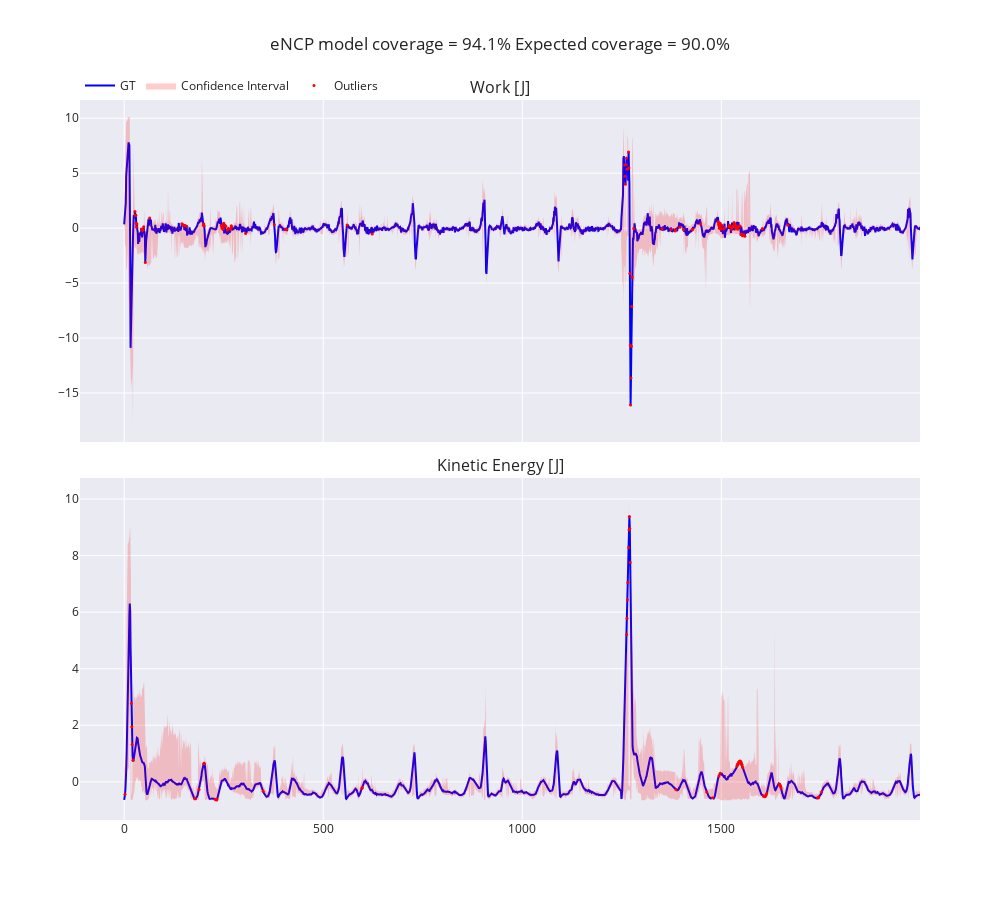

Write notebook code for a chart like this one.
### Markdown cell above
# **Confidence intervals of ENCP** (Our model)

Crucially, note how the uncertainty is higher in the period of time of a disturbance (high energy impact peaks), and the consequent recovery time (transient dynamics).

### Code cell
title = f"eNCP model coverage = {coverage['encp'] * 100:.1f}% Expected coverage = {(1 - alpha) * 100:.1f}%"
q_low, q_high = quantiles["encp"]
fig = plot_gt_and_quantiles(y_test[window], q_low[window], q_high[window], subtitles=subtitles, ncols=1)
fig.update_layout(title=title, title_x=0.5, showlegend=True, width=width, height=height)
fig.update_layout(legend=dict(x=0, y=1, traceorder="normal", orientation="h", yanchor="bottom", xanchor="left"))

### Figure 1 — Plotly figure (JSON) as saved in the notebook; plotly's stock layout.template omitted (floating-point values rounded to 4 significant figures; data arrays with more than 128 entries replaced by an {"elided": "..."} marker saying what was removed)
{"data": [{"legendgroup": "GT", "line": {"color": "blue"}, "mode": "lines", "name": "GT", "showlegend": true, "type": "scatter", "x": {"elided": "2000 int values"}, "xaxis": "x", "y": {"elided": "2000 float values"}, "yaxis": "y"}, {"fill": "toself", "fillcolor": "rgba(255, 0, 0, 0.2)", "legendgroup": "CI", "line": {"color": "rgba(255, 0, 0, 0)"}, "name": "Confidence Interval", "showlegend": true, "type": "scatter", "x": {"elided": "4000 int values"}, "xaxis": "x", "y": {"elided": "4000 float values"}, "yaxis": "y"}, {"legendgroup": "Outliers", "marker": {"color": "red", "size": 3}, "mode": "markers", "name": "Outliers", "showlegend": true, "type": "scatter", "x": [27, 28, 29, 30, 31, 32, 43, 46, 47, 49, 53, 64, 145, 147, 149, 153, 157, 199, 200, 201, 244, 245, 246, 247, 248, 249, 250, 252, 253, 255, 259, 262, 267, 269, 270, 305, 377, 406, 408, 560, 623, 1257, 1258, 1259, 1261, 1262, 1263, 1267, 1268, 1270, 1271, 1272, 1273, 1274, 1275, 1276, 1280, 1351, 1374, 1384, 1385, 1396, 1405, 1427, 1428, 1448, 1492, 1493, 1494, 1495, 1496, 1497, 1498, 1499, 1501, 1506, 1507, 1519, 1520, 1522, 1525, 1526, 1529, 1530, 1531, 1532, 1534, 1535, 1536, 1537, 1541, 1542, 1544, 1545, 1547, 1549, 1551, 1553, 1556, 1559, 1603, 1667], "xaxis": "x", "y": [1.521, 1.162, 1.176, 0.4502, 0.08974, 0.3666, -0.0863, -0.2186, -0.1405, 0.1186, -3.136, 0.9341, 0.3989, 0.2741, 0.2751, 0.2515, 0.1746, 0.2703, 0.3746, 0.1907, 0.2514, 0.1259, -0.009067, 0.05448, -0.0816, -0.0462, 0.4488, 0.2584, 0.2489, 0.1655, -0.175, -0.01178, -0.1039, 0.2135, 0.1147, -0.4783, 0.2992, -0.1007, -0.1134, 0.2905, -0.532, 5.746, 4.713, 3.992, 5.769, 6.373, 5.37, 6.937, 5.472, -4.126, -10.64, -16.1, -13.65, -10.75, -7.128, -4.459, -0.04163, -0.06041, -0.1259, -0.2504, -0.1561, 0.07622, -0.1295, -0.1276, -0.1337, 0.3732, 0.5901, 0.3865, 0.2406, -0.004884, 0.2564, 0.4381, 0.006966, -0.1022, 0.2594, -0.04597, 0.0689, 0.0999, 0.2667, 0.1992, 0.08759, -0.1184, 0.1202, 0.181, 0.1443, 0.5039, 0.353, 0.07953, 0.03555, 0.191, -0.1034, 0.09697, 0.1068, 0.1798, 0.2001, -0.5797, -0.5836, -0.701, -0.5791, -0.7441, -0.03883, 0.2752], "yaxis": "y"}, {"legendgroup": "GT", "line": {"color": "blue"}, "mode": "lines", "name": "GT", "showlegend": false, "type": "scatter", "x": {"elided": "2000 int values"}, "xaxis": "x2", "y": {"elided": "2000 float values"}, "yaxis": "y2"}, {"fill": "toself", "fillcolor": "rgba(255, 0, 0, 0.2)", "legendgroup": "CI", "line": {"color": "rgba(255, 0, 0, 0)"}, "name": "Confidence Interval", "showlegend": false, "type": "scatter", "x": {"elided": "4000 int values"}, "xaxis": "x2", "y": {"elided": "4000 float values"}, "yaxis": "y2"}, {"legendgroup": "Outliers", "marker": {"color": "red", "size": 3}, "mode": "markers", "name": "Outliers", "showlegend": false, "type": "scatter", "x": [2, 18, 19, 20, 22, 177, 179, 188, 200, 201, 229, 230, 232, 233, 349, 597, 598, 1262, 1263, 1264, 1265, 1267, 1268, 1269, 1270, 1271, 1386, 1463, 1478, 1494, 1497, 1539, 1540, 1541, 1542, 1543, 1544, 1545, 1546, 1547, 1548, 1549, 1550, 1551, 1552, 1553, 1554, 1606, 1607, 1609, 1610, 1611, 1612, 1614, 1646, 1647, 1648, 1649, 1650, 1742, 1743, 1744, 1745, 1752], "xaxis": "x2", "y": [-0.4404, 2.768, 1.944, 1.32, 0.7611, -0.5983, -0.5996, -0.2682, 0.6382, 0.6576, -0.62, -0.6263, -0.6376, -0.6214, -0.332, -0.2256, -0.2089, 5.208, 5.779, 6.44, 7.049, 8.289, 8.907, 9.382, 8.961, 7.753, -0.2688, -0.3613, -0.5572, 0.2106, 0.3003, 0.5551, 0.6118, 0.6037, 0.6184, 0.6798, 0.695, 0.7168, 0.7153, 0.7387, 0.7279, 0.6675, 0.6872, 0.6266, 0.597, 0.526, 0.4974, -0.5031, -0.5092, -0.523, -0.512, -0.4998, -0.4708, -0.4084, -0.07977, -0.09955, -0.1299, -0.1665, -0.2181, -0.5643, -0.562, -0.5584, -0.5376, -0.3607], "yaxis": "y2"}], "layout": {"annotations": [{"font": {"size": 16}, "showarrow": false, "text": "Work [J]", "x": 0.5, "xanchor": "center", "xref": "paper", "y": 1.0, "yanchor": "bottom", "yref": "paper"}, {"font": {"size": 16}, "showarrow": false, "text": "Kinetic Energy [J]", "x": 0.5, "xanchor": "center", "xref": "paper", "y": 0.475, "yanchor": "bottom", "yref": "paper"}], "height": 900, "legend": {"orientation": "h", "traceorder": "normal", "x": 0, "xanchor": "left", "y": 1, "yanchor": "bottom"}, "showlegend": true, "title": {"text": "eNCP model coverage = 94.1% Expected coverage = 90.0%", "x": 0.5}, "width": 1000, "xaxis": {"anchor": "y", "domain": [0.0, 1.0], "matches": "x2", "showticklabels": false}, "xaxis2": {"anchor": "y2", "domain": [0.0, 1.0]}, "yaxis": {"anchor": "x", "domain": [0.525, 1.0]}, "yaxis2": {"anchor": "x2", "domain": [0.0, 0.475]}}}
